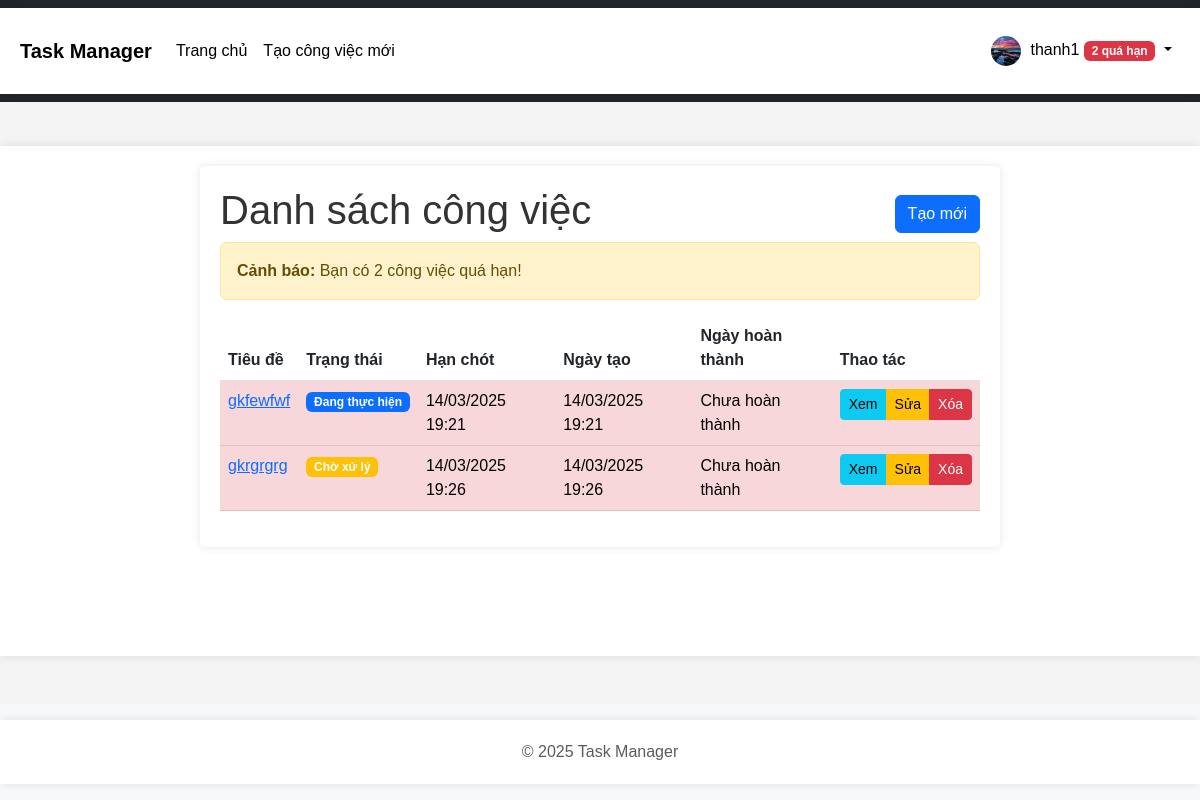
The page /index (signed in) on the database its author committed.
### app/models.py (models this page shows, shortened)
class User(UserMixin, db.Model):
    id = db.Column(db.Integer, primary_key=True)
    username = db.Column(db.String(64), index=True, unique=True)
    email = db.Column(db.String(120), index=True, unique=True)
    password_hash = db.Column(db.String(128))
    avatar = db.Column(db.String(120), default='default.png')
    is_admin = db.Column(db.Boolean, default=False)
    tasks = db.relationship('Task', backref='user', lazy='dynamic')
    @property
    def overdue_count(self):
        return Task.query.filter_by(user_id=self.id, finished=None).filter(
            Task.deadline < datetime.utcnow()).count()

class Task(db.Model):
    id = db.Column(db.Integer, primary_key=True)
    title = db.Column(db.String(100), nullable=False)
    description = db.Column(db.Text)
    status = db.Column(db.String(20), default='pending')  # pending, in_progress, completed
    created = db.Column(db.DateTime, default=datetime.utcnow)
    deadline = db.Column(db.DateTime)
    finished = db.Column(db.DateTime)
    user_id = db.Column(db.Integer, db.ForeignKey('user.id'), nullable=False)
    def is_overdue(self):
        return not self.finished and self.deadline and self.deadline < datetime.utcnow()

### app/routes/tasks.py (the view)
@bp.route('/')
@bp.route('/index')
@login_required
def index():
    if current_user.is_admin:
        tasks = Task.query.all()
    else:
        tasks = Task.query.filter_by(user_id=current_user.id).all()
    overdue_count = 0
    for task in tasks:
        if not task.finished and task.deadline and task.deadline < datetime.now():
            overdue_count += 1
    return render_template('tasks/index.html', title='Quản lý công việc', tasks=tasks, overdue_count=overdue_count)

### app/__init__.py (called while the page is built)
def create_app(config_name='default'):
    app = Flask(__name__)
    app.config.from_object(config[config_name])
    db.init_app(app)
    migrate.init_app(app, db)
    login_manager.init_app(app)
    from app.routes.auth import bp as auth_bp
    from app.routes.tasks import bp as tasks_bp
    app.register_blueprint(auth_bp)
    app.register_blueprint(tasks_bp)
    avatar_dir = os.path.join(app.static_folder, 'avatars')
    if not os.path.exists(avatar_dir):
        os.makedirs(avatar_dir)
    @login_manager.user_loader
    def load_user(user_id):
        from app.models import User
        return User.query.get(int(user_id))
    return app

### app/templates/tasks/index.html (shortened to what this page needs)
{% extends "base.html" %}
{% block content %}
    <div class="tasks-container">
        <div class="d-flex justify-content-between align-items-center">
            <h1>Danh sách công việc</h1>
            <a href="{{ url_for('tasks.create') }}" class="btn btn-primary">Tạo mới</a>
        </div>
        {% if overdue_count > 0 %}
            <div class="alert alert-warning">
                <strong>Cảnh báo:</strong> Bạn có {{ overdue_count }} công việc quá hạn!
            </div>
        {% endif %}
        {% if tasks %}
            <div class="table-responsive">
                <table class="table table-hover">
                    <thead>
                        <tr>
                            <th>Tiêu đề</th>
                            <th>Trạng thái</th>
                            <th>Hạn chót</th>
                            <th>Ngày tạo</th>
                            <th>Ngày hoàn thành</th>
                            <th>Thao tác</th>
                        </tr>
                    </thead>
                    <tbody>
                        {% for task in tasks %}
                            <tr class="{% if task.is_overdue() %}table-danger{% endif %}">
                                <td><a href="{{ url_for('tasks.view', task_id=task.id) }}">{{ task.title }}</a></td>
                                <td>
                                    {% if task.status == 'pending' %}
                                        <span class="badge bg-warning">Chờ xử lý</span>
                                    {% elif task.status == 'in_progress' %}
                                        <span class="badge bg-primary">Đang thực hiện</span>
                                    {% elif task.status == 'completed' %}
                                        <span class="badge bg-success">Hoàn thành</span>
                                    {% endif %}
                                </td>
                                <td>{{ task.deadline.strftime('%d/%m/%Y %H:%M') if task.deadline else 'N/A' }}</td>
                                <td>{{ task.created.strftime('%d/%m/%Y %H:%M') }}</td>
                                <td>{{ task.finished.strftime('%d/%m/%Y %H:%M') if task.finished else 'Chưa hoàn thành' }}</td>
                                <td>
                                    <div class="btn-group">
                                        <a href="{{ url_for('tasks.view', task_id=task.id) }}" class="btn btn-sm btn-info">Xem</a>
                                        <a href="{{ url_for('tasks.edit', task_id=task.id) }}" class="btn btn-sm btn-warning">Sửa</a>
                                        <button type="button" class="btn btn-sm btn-danger" data-bs-toggle="modal" data-bs-target="#deleteModal{{ task.id }}">
                                            Xóa
                                        </button>
                                    </div>
                                </td>
                            </tr>
                        {% endfor %}
                    </tbody>
                </table>
            </div>
        {% else %}
            <div class="alert alert-info mt-3">
                <p>Không có công việc nào. <a href="{{ url_for('tasks.create') }}">Tạo công việc mới?</a></p>
            </div>
        {% endif %}
    </div>
{% endblock %}

### app/templates/base.html (shortened to what this page needs)
<!DOCTYPE html>
<html lang="vi">
<head>
    <link href="https://cdn.jsdelivr.net/npm/bootstrap@5.3.0-alpha1/dist/css/bootstrap.min.css" rel="stylesheet">
    <link rel="stylesheet" href="{{ url_for('static', filename='css/main.css') }}">
</head>
<body>
    <header>
        <nav class="navbar navbar-expand-lg navbar-dark bg-dark">
            <div class="container">
                <a class="navbar-brand" href="{{ url_for('tasks.index') }}">Task Manager</a>
                <div class="collapse navbar-collapse" id="navbarNav">
                    <ul class="navbar-nav me-auto">
                        {% if current_user.is_authenticated %}
                            <li class="nav-item">
                                <a class="nav-link" href="{{ url_for('tasks.index') }}">Trang chủ</a>
                            </li>
                            <li class="nav-item">
                                <a class="nav-link" href="{{ url_for('tasks.create') }}">Tạo công việc mới</a>
                            </li>
                        {% endif %}
                    </ul>
                    <ul class="navbar-nav">
                        {% if current_user.is_authenticated %}
                            <li class="nav-item dropdown">
                                <a class="nav-link dropdown-toggle" href="#" id="navbarDropdown" role="button" data-bs-toggle="dropdown">
                                    {% if current_user.avatar %}
                                        <img src="{{ url_for('static', filename='avatars/' + current_user.avatar) }}" class="rounded-circle avatar-small" alt="Avatar">
                                    {% else %}
                                        <img src="https://avatar-placeholder.iran.liara.run/" class="rounded-circle avatar-small" alt="Avatar">
                                    {% endif %}
                                    {{ current_user.username }}
                                    {% if current_user.overdue_count and current_user.overdue_count > 0 %}
                                        <span class="badge bg-danger">{{ current_user.overdue_count }} quá hạn</span>
                                    {% endif %}
                                </a>
                            </li>
                        {% endif %}
                    </ul>
                </div>
            </div>
        </nav>
    </header>
    <main class="container mt-4">
        {% block content %}{% endblock %}
    </main>
    <footer class="footer mt-5 py-3 bg-light">
        <div class="container text-center">
            <span class="text-muted">&copy; 2025 Task Manager</span>
        </div>
    </footer>
</body>
</html>

### app/static/css/main.css (style rules this page uses)
body { font-family: Arial, sans-serif; margin: 0; padding: 0; background-color: #f4f4f4; }
.container { max-width: 800px; margin: 0 auto; padding: 20px; background: #fff; box-shadow: 0 0 10px rgba(0, 0, 0, 0.1); }
h1, h2, h3 { color: #333; }
button { background-color: #28a745; color: white; border: none; padding: 10px 15px; border-radius: 5px; cursor: pointer; }
body { font-family: Arial, sans-serif; margin: 0; padding: 0; background-color: #f4f4f4; min-height: 100vh; display: flex; flex-direction: column; }
.container { max-width: 1200px; margin: 0 auto; padding: 20px; }
main { flex: 1; }
footer { margin-top: auto; padding: 10px 0; background-color: #f8f9fa; text-align: center; }
.avatar-small { width: 30px; height: 30px; object-fit: cover; margin-right: 5px; border-radius: 50%; }
.profile-container, .create-task-container, .edit-task-container, .view-task-container, .tasks-container { max-width: 800px; margin: 0 auto; padding: 20px; background: #fff; box-shadow: 0 0 10px rgba(0, 0, 0, 0.1); border-radius: 5px; margin-bottom: 30px; }
.table-responsive { overflow-x: auto; }
.navbar { margin-bottom: 20px; }
.navbar-dark .navbar-nav .nav-link { color: #000000; font-weight: normal; }
.navbar-dark .navbar-brand { color: #000000; font-weight: bold; }
.badge.bg-danger { background-color: #dc3545 !important; color: white; font-weight: bold; }

### rows shown on the page
User: avatar (picture), username "thanh1"
Task: title "gkfewfwf", status "Đang thực hiện", deadline "14/03/2025 19:21", created "14/03/2025 19:21", finished "Chưa hoàn thành"
Task: title "gkrgrgrg", status "Chờ xử lý", deadline "14/03/2025 19:26", created "14/03/2025 19:26", finished "Chưa hoàn thành"

### other values the page prints
{{ current_user.overdue_count }} "2"
{{ overdue_count }} "2"
